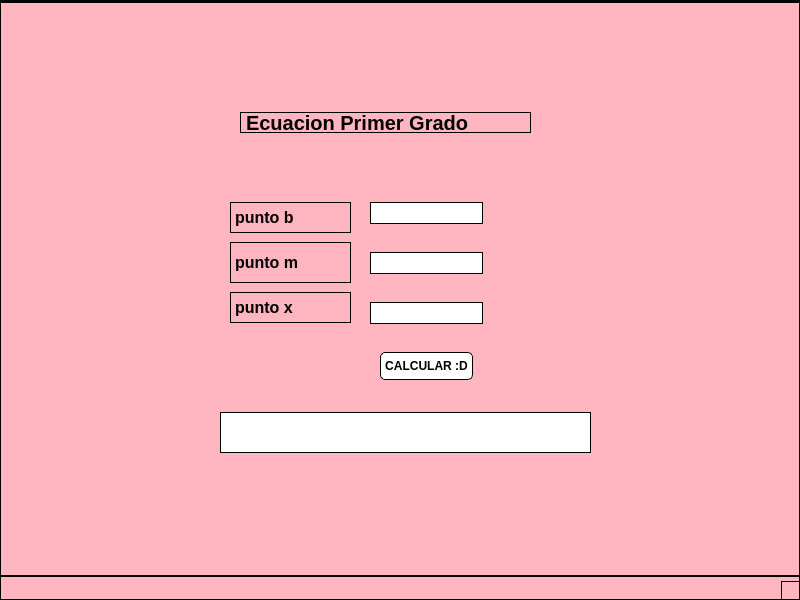
<?xml version="1.0" encoding="UTF-8"?>
<ui version="4.0">
 <class>MainWindow</class>
 <widget class="QMainWindow" name="MainWindow">
  <property name="geometry">
   <rect>
    <x>0</x>
    <y>0</y>
    <width>800</width>
    <height>600</height>
   </rect>
  </property>
  <property name="windowTitle">
   <string>MainWindow</string>
  </property>
  <property name="styleSheet">
   <string notr="true">background-color: rgb(255, 182, 193); /* Pink */
border: 1px solid rgb(0, 0, 0); /* Black border */
</string>
  </property>
  <widget class="QWidget" name="centralwidget">
   <widget class="QLineEdit" name="txt_x">
    <property name="geometry">
     <rect>
      <x>370</x>
      <y>300</y>
      <width>113</width>
      <height>22</height>
     </rect>
    </property>
    <property name="font">
     <font>
      <pointsize>12</pointsize>
      <weight>75</weight>
      <bold>true</bold>
     </font>
    </property>
    <property name="styleSheet">
     <string notr="true">background-color: rgb(255, 255, 255);
border: 1px solid rgb(0, 0, 0);
</string>
    </property>
    <property name="text">
     <string/>
    </property>
   </widget>
   <widget class="QLineEdit" name="txt_b">
    <property name="geometry">
     <rect>
      <x>370</x>
      <y>200</y>
      <width>113</width>
      <height>22</height>
     </rect>
    </property>
    <property name="font">
     <font>
      <pointsize>12</pointsize>
      <weight>75</weight>
      <bold>true</bold>
     </font>
    </property>
    <property name="styleSheet">
     <string notr="true">background-color: rgb(255, 255, 255);
border: 1px solid rgb(0, 0, 0);
</string>
    </property>
    <property name="text">
     <string/>
    </property>
   </widget>
   <widget class="QPushButton" name="btn_calcular">
    <property name="geometry">
     <rect>
      <x>380</x>
      <y>350</y>
      <width>93</width>
      <height>28</height>
     </rect>
    </property>
    <property name="font">
     <font>
      <weight>75</weight>
      <bold>true</bold>
     </font>
    </property>
    <property name="styleSheet">
     <string notr="true">background-color: rgb(255, 255, 255);
border: 1px solid rgb(0, 0, 0);
border-radius: 5px;
</string>
    </property>
    <property name="text">
     <string>CALCULAR :D</string>
    </property>
   </widget>
   <widget class="QLabel" name="label">
    <property name="geometry">
     <rect>
      <x>230</x>
      <y>200</y>
      <width>121</width>
      <height>31</height>
     </rect>
    </property>
    <property name="font">
     <font>
      <pointsize>12</pointsize>
      <weight>75</weight>
      <bold>true</bold>
     </font>
    </property>
    <property name="text">
     <string>punto b</string>
    </property>
   </widget>
   <widget class="QLabel" name="label_3">
    <property name="geometry">
     <rect>
      <x>240</x>
      <y>110</y>
      <width>291</width>
      <height>21</height>
     </rect>
    </property>
    <property name="font">
     <font>
      <pointsize>15</pointsize>
      <weight>75</weight>
      <bold>true</bold>
     </font>
    </property>
    <property name="text">
     <string>Ecuacion Primer Grado</string>
    </property>
   </widget>
   <widget class="QLabel" name="label_5">
    <property name="geometry">
     <rect>
      <x>230</x>
      <y>290</y>
      <width>121</width>
      <height>31</height>
     </rect>
    </property>
    <property name="font">
     <font>
      <pointsize>12</pointsize>
      <weight>75</weight>
      <italic>false</italic>
      <bold>true</bold>
     </font>
    </property>
    <property name="text">
     <string>punto x</string>
    </property>
   </widget>
   <widget class="QLabel" name="label_4">
    <property name="geometry">
     <rect>
      <x>230</x>
      <y>240</y>
      <width>121</width>
      <height>41</height>
     </rect>
    </property>
    <property name="font">
     <font>
      <pointsize>12</pointsize>
      <weight>75</weight>
      <bold>true</bold>
     </font>
    </property>
    <property name="text">
     <string>punto m</string>
    </property>
   </widget>
   <widget class="QLineEdit" name="txt_m">
    <property name="geometry">
     <rect>
      <x>370</x>
      <y>250</y>
      <width>113</width>
      <height>22</height>
     </rect>
    </property>
    <property name="font">
     <font>
      <pointsize>12</pointsize>
      <weight>75</weight>
      <bold>true</bold>
     </font>
    </property>
    <property name="styleSheet">
     <string notr="true">background-color: rgb(255, 255, 255);
border: 1px solid rgb(0, 0, 0);
</string>
    </property>
    <property name="text">
     <string/>
    </property>
   </widget>
   <widget class="QLineEdit" name="lbl_resultado">
    <property name="geometry">
     <rect>
      <x>220</x>
      <y>410</y>
      <width>371</width>
      <height>41</height>
     </rect>
    </property>
    <property name="font">
     <font>
      <pointsize>10</pointsize>
      <weight>75</weight>
      <bold>true</bold>
     </font>
    </property>
    <property name="styleSheet">
     <string notr="true">background-color: rgb(255, 255, 255);
border: 1px solid rgb(0, 0, 0);
</string>
    </property>
    <property name="text">
     <string/>
    </property>
   </widget>
  </widget>
  <widget class="QMenuBar" name="menubar">
   <property name="geometry">
    <rect>
     <x>0</x>
     <y>0</y>
     <width>800</width>
     <height>28</height>
    </rect>
   </property>
  </widget>
  <widget class="QStatusBar" name="statusbar"/>
 </widget>
 <resources/>
 <connections/>
</ui>
